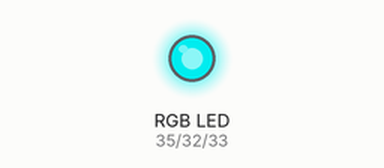
This sketch was run on a simulated ESP32. On the bench: an RGB LED mixed from three pins (HIGH = lit). Dim RGB values are drawn brighter than linear.

Above: at 0.05 s.
At 1.5 s:
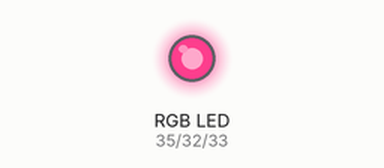
At 3.0 s:
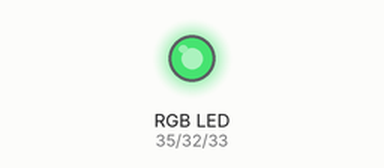
Timing chart, 0 to 6.9 s (numbered marks = the images above):
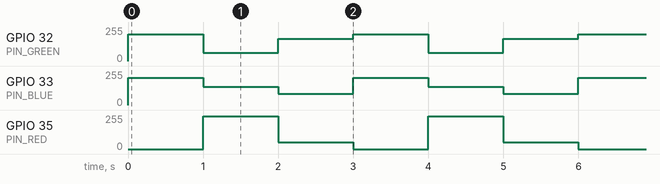

The sketch:

led_rgb.ino
```cpp
#define PIN_RED    35
#define PIN_GREEN  32
#define PIN_BLUE   33

void setup() {
  pinMode(PIN_RED,   OUTPUT);
  pinMode(PIN_GREEN, OUTPUT);
  pinMode(PIN_BLUE,  OUTPUT);
}

void loop() {
  // color code #00C9CC (R = 0,   G = 201, B = 204)
  analogWrite(PIN_RED,   0);
  analogWrite(PIN_GREEN, 201);
  analogWrite(PIN_BLUE,  204);

  delay(1000); // keep the color 1 second

  // color code #F73D8A (R = 247, G = 61, B = 138)
  analogWrite(PIN_RED,   247);
  analogWrite(PIN_GREEN, 61);
  analogWrite(PIN_BLUE,  138);

  delay(1000); // keep the color 1 second

  // color code #34A853 (R = 52,  G = 168, B = 83)
  analogWrite(PIN_RED,   52);
  analogWrite(PIN_GREEN, 168);
  analogWrite(PIN_BLUE,  83);

  delay(1000); // keep the color 1 second
}
```

Measured:
- by itself, GPIO 32 (PIN_GREEN): repeats every 3.0 s: 61/255 1.0 s, 168/255 1.0 s, 201/255 1.0 s
- by itself, GPIO 33 (PIN_BLUE): repeats every 3.0 s: 138/255 1.0 s, 83/255 1.0 s, 204/255 1.0 s
- by itself, GPIO 35 (PIN_RED): repeats every 3.0 s: 52/255 1.0 s, 0/255 1.0 s, 247/255 1.0 s
